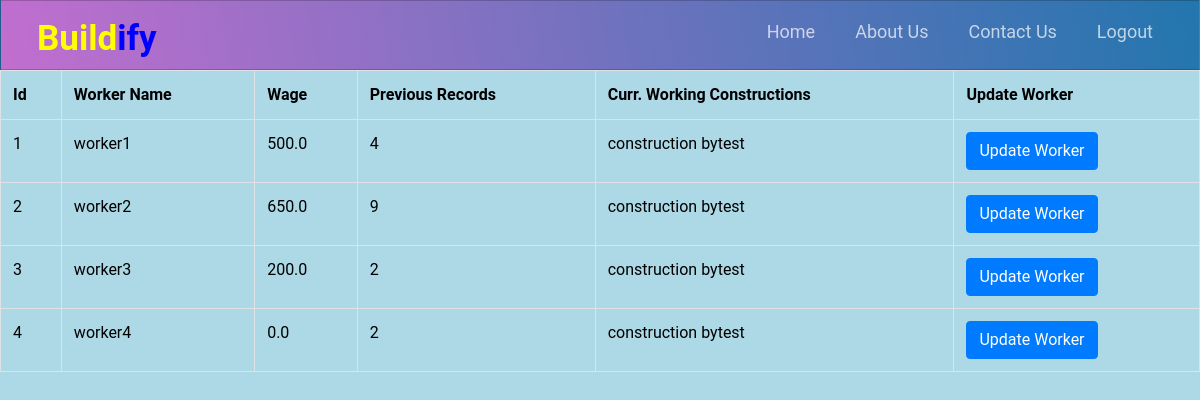
The app's page /get_worker (signed in), older data.
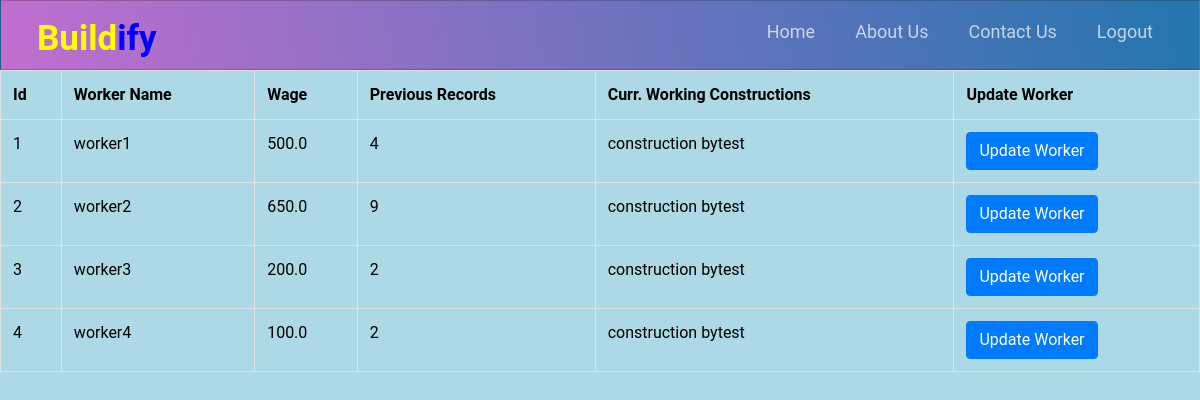
The same page, newer data.
### accounts/models.py (models this page shows, shortened)
class Worker(models.Model):
    wage = models.FloatField(blank=True,null=True,default=0)
    prev_record = models.IntegerField()
    user = models.ForeignKey(to=User,on_delete=models.CASCADE)
    construction = models.ForeignKey(to=Construction, blank=True,null=True,on_delete=models.CASCADE)
    work_done_choices = [
        ('Electrician','Electrician'),
        ('Carpenter','Carpenter'),
        ('Plumber','Plumber'),
        ('Painter','Painter'),
        ('Cons_worker','Cons_worker'),
        ('None','None'),
    ]
    work_done = models.CharField(max_length=100,choices=work_done_choices,default='None')

class Construction(models.Model):
    client = models.ForeignKey(to=Client,on_delete=models.CASCADE)
    plan = models.OneToOneField(to=Plan,on_delete=models.CASCADE)
    status_choices_const = [
        ('excavation','excavation'),
        ('foundation','foundation'),
        ('finished','finished'),
    ]
    status = models.CharField(max_length=20,choices=status_choices_const,default='excavation')
    materials = models.ManyToManyField(to=Material,blank=True)
    excavation_img = models.ImageField(upload_to='construction',default='default.png')
    foundation_img = models.ImageField(upload_to='construction',default='default.png')
    finished_img = models.ImageField(upload_to='construction',default='default.png')
    estimated_cost = models.IntegerField(default=2000000)
    def __str__(self):
        return 'construction by'+str(self.client)

class Client(models.Model):
    user = models.ForeignKey(to=User,on_delete=models.CASCADE)
    def __str__(self):
        return self.user.first_name

### accounts/views.py (the view)
# urls.py: path('get_worker',v.get_worker,name='get_worker'),
@login_required
def get_worker(request):
    if Admin.objects.filter(user=request.user).first():
        workers = Worker.objects.all()
    else:
        return HttpResponse('Sorry! You are not authorized to view this page')
    return render(request,'get_worker.html',{'workers':workers})

### accounts/templates/get_worker.html (shortened to what this page needs)
{% extends 'header.html'%}
{% block content%}
{% if workers%}
<table class="table table-bordered">
    <tr>
      <th>Id</th>
      <th>Worker Name</th>
      <th>Wage</th>
      <th>Previous Records</th>
      <th>Curr. Working Constructions</th>
      <th>Update Worker</th>
    </tr>
    {% for worker in workers %}
    <tr>
      <td>{{ worker.id }}</td>
      <td>{{ worker.user.first_name }}</td>
      <td>{{ worker.wage }}</td>
      <td>{{ worker.prev_record}}</td>
      <td>{{ worker.construction }}</td>
      <td>
        <form action="{% url 'update_worker' worker.id %}">
          <button name="status" class="btn btn-primary">Update Worker</button>
        </form>
      </td>
    </tr>
    {% endfor %}
  </table>
{% else %}
<h1>You have No Workers,Add Few!!</h1>
{% endif %}
{% endblock content %}

Row changes from the older to the newer data that the page shows:
changed Worker "worker4": wage "0.0" → "100.0"
